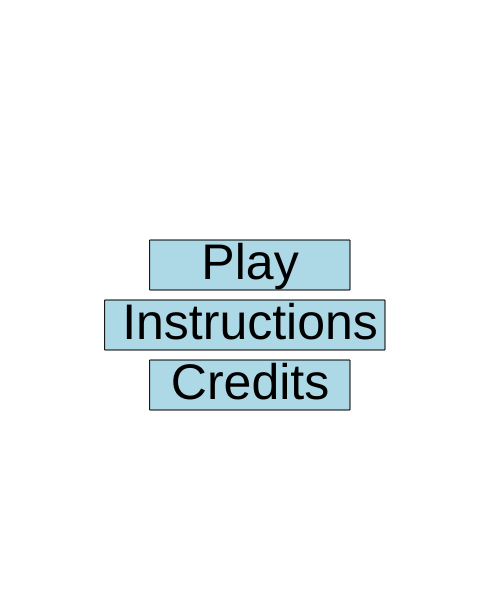
Frame 1 (no input)
Frame 60 (no input): identical to frame 1, image omitted
Frame 120 (the mouse pressed at the canvas centre since frame 60): identical to frame 1, image omitted

The p5.js sketch that drew this single still picture (run headless with seeded random() and noise() and a simulated clock; from frame 60 on, the mouse is pressed at the canvas centre):

// p5.js sketch
// ── sketch.js

let classTable = [
  { color: 'brown', x: 35, y: 200, width: 100, height: 50 },
  { color: 'brown', x: 200, y: 200, width: 100, height: 50 },
  { color: 'brown', x: 365, y: 200, width: 100, height: 50 },
  { color: 'brown', x: 35, y: 320, width: 100, height: 50 },
  { color: 'brown', x: 200, y: 320, width: 100, height: 50 },
  { color: 'brown', x: 365, y: 320, width: 100, height: 50 },
  { color: 'brown', x: 35, y: 435, width: 100, height: 50 },
  { color: 'brown', x: 200, y: 435, width: 100, height: 50 },
  { color: 'brown', x: 365, y: 435, width: 100, height: 50 },
  //{ color: 'red', x: 50, y: 500, width: 100, height: 50 },
  //{ color: 'blue', x: 200, y: 500, width: 100, height: 50 },
 // { color: 'green', x: 350, y: 500, width: 100, height: 50 },
 // { color: 'red', x: 50, y: 500, width: 100, height: 50 },
  //{ color: 'blue', x: 200, y: 500, width: 100, height: 50 },
  //{ color: 'green', x: 350, y: 500, width: 100, height: 50 }
  { color: 'brown', x: 50, y: 65, width: 100, height: 50 },


];

let classStudent = [
{ color: 'red', x: 85, y: 270, size: 30},
{ color: 'blue', x: 250, y: 270, size: 30},
{ color: 'red', x: 415, y: 270, size: 30},
{ color: 'red', x: 85, y: 390, size: 30},
{ color: 'red', x: 250, y: 390, size: 30},
{ color: 'blue', x: 415, y: 390, size: 30},
{ color: 'red', x: 85, y: 505, size: 30},
{ color: 'blue', x: 250, y: 505, size: 30},
{ color: 'red', x: 415, y: 505, size: 30},
];

let maxHelpRequests = 7;
let helpRequests =  [];
let lives = 9;
let score = 0;
let highScore = 0;
let moralScore = 5;
let jobScore = 5;


function setup() {
  createCanvas(500, 600);
  //setInterval(generateHelpRequest, 1250);  // 1250 milliseconds = 1.25 seconds

}
//make the back button work
function draw() {
  if (state == 'start') {
    drawStartScreen();
  }
  else if (state == 'instructions') {
    drawInstructionsScreen();
  }
  else if (state == 'credits') {
    drawCreditsScreen();
  } else if (state == 'game') {
  background(220);
  drawPlayer(player); 
  movePlayer();
  interactWithStudent();
for(let table of classTable){
  drawClassTable(table);
  }
  for (let student of classStudent) {
    drawClassStudent(student); 
  }
  
  for(let i = helpRequests.length - 1; i >= 0; i--){
    let request = helpRequests[i];
    drawHelpRequest(request.student);
    request.timer--;
    if(request.timer <= 0){
      if (request.student.color == 'blue') {
        jobScore--;
        if(jobScore <= 0){
          state = 'betterMoral';
        }
      }
      if (request.student.color == 'red') {
          moralScore--;
          if(moralScore <= 0){
            state = 'badmoral';
          }   
      }
    if(request.timer <= 0){
      helpRequests.splice(i, 1);
      lives--;
      if(lives <= 0){
        state = 'gameover';
      }
    }
  }
}
  drawScore();
  drawLives(); 
} else if (state == 'gameover'){
  drawGameOverScreen();
}
else if (state == 'badmoral'){
  drawBadMoralScreen();
}
else if (state == 'betterMoral'){
  drawBetterMoralScreen();
}
  //for(let student of classStudent){
    //drawClassStudent(student);
   // if (helpRequests.includes(student)){
     // drawHelpRequest(student);
   // }
  // }
 // }
}
function mousePressed() {
  handleMousePressed();
  
  if (state == 'gameover') {
    // Check if "Back to Main Menu" button is clicked
    if (mouseX > width / 2 - 100 && mouseX < width / 2 + 100 && mouseY > height / 2 + 100 && mouseY < height / 2 + 150) {
      resetGame();
    }
  } else if (state == 'badmoral') {
    // Check if "Back to Main Menu" button is clicked
    if (mouseX > width / 2 - 100 && mouseX < width / 2 + 100 && mouseY > height / 2 + 100 && mouseY < height / 2 + 150) {
      resetGame();
    }
  } else if (state == 'betterMoral') {
    // Check if "Back to Main Menu" button is clicked
    if (mouseX > width / 2 - 100 && mouseX < width / 2 + 100 && mouseY > height / 2 + 100 && mouseY < height / 2 + 150) {
      resetGame();
    }
  }
}
function generateHelpRequest(){
  if(helpRequests.length < maxHelpRequests){
    let student = random(classStudent);
    if (!helpRequests.some(request => request.student == student)){ 
      helpRequests.push({student: student, timer: 144}); //frames
    }
  }
}

function drawHelpRequest(student){
  fill('yellow');
  textSize(35);
  stroke('black');
  strokeWeight(2);
  text('!', student.x + 15, student.y - 15);
  
  strokeWeight(1);
  noStroke();
  fill(0);
}

function drawClassTable(classTable) {
  fill(classTable.color);
  rect(classTable.x, classTable.y, classTable.width, classTable.height);
}

function drawClassStudent(classStudent){
  fill(classStudent.color);
  ellipse(classStudent.x, classStudent.y, classStudent.size);

}

function drawScore() {

  fill(0);
  textSize(20);
  text(`Score: ${score}`, 400, 30);
  text(`High Score: ${highScore}`, 400, 60);
  text(`Moral Score: ${moralScore}`, 400, 90);
  text(`Job Score: ${jobScore}`, 400, 120);

}

function drawLives() {
  fill(0);
  textSize(20);
  text(`Lives: ${lives}`, 60, 30);
}

function drawGameOverScreen(){
  background('red');
  textSize(50);
  textAlign
  fill(255);
  text('GAME OVER', width / 2, height / 2 - 50);
  textSize(30);
  text(`Score: ${score}`, width / 2, height / 2);
  text(`High Score: ${highScore}`, width / 2, height / 2 + 50);

    fill('lightblue');
    rect(width / 2 - 100, height / 2 + 100, 200, 50);
    fill(0);
    textSize(20);
    text('Back to Main Menu', width / 2, height / 2 + 125);
}

function drawBadMoralScreen(){
  background('red');
  textSize(50);
  textAlign
  fill(255);
  text('GAME OVER', width / 2, height / 2 - 50);
  textSize(25);
  text('boo, you a bad teacher', width / 2, height / 2 - 125);
  textSize(30);
  text(`Score: ${score}`, width / 2, height / 2);
  text(`High Score: ${highScore}`, width / 2, height / 2 + 50);

    fill('lightblue');
    rect(width / 2 - 100, height / 2 + 100, 200, 50);
    fill(0);
    textSize(20);
    text('Back to Main Menu', width / 2, height / 2 + 125);
}

function drawBetterMoralScreen(){
  background('red');
  textSize(50);
  textAlign
  fill(255);
  text('GAME OVER', width / 2, height / 2 - 50);
  textSize(20);
  text('well.. you pissed off the rich.. you lost your job..', width / 2, height / 2 - 125);
  textSize(20);
  text(`Score: ${score}`, width / 2, height / 2);
  text(`High Score: ${highScore}`, width / 2, height / 2 + 50);

    fill('lightblue');
    rect(width / 2 - 100, height / 2 + 100, 200, 50);
    fill(0);
    textSize(20);
    text('Back to Main Menu', width / 2, height / 2 + 125);
}


function resetGame() {
  lives = 9;
  score = 0;
  helpRequests = [];
  state = 'start';
  player.x = 100;
  player.y = 25;
  moralScore = 5;
  jobScore = 5;
  
  }
// ── character.js
let player = {
  x: 100,
  y: 25,
  size: 30,
  color: 'red'
};



// Draw player (circle)
function drawPlayer(player) {
  fill(player.color);
  ellipse(player.x, player.y, player.size);
}

// Move player with WASD + Collision Detection for Tables + Keep Inside Screen
function movePlayer() {
  let newX = player.x;
  let newY = player.y;

  if (keyIsDown(87) && player.y - player.size / 2 > 0) { // W key (Up)
    newY -= 4;
  }
  if (keyIsDown(83) && player.y + player.size / 2 < height) { // S key (Down)
    newY += 4;
  }
  if (keyIsDown(65) && player.x - player.size / 2 > 0) { // A key (Left)
    newX -= 4;
  }
  if (keyIsDown(68) && player.x + player.size / 2 < width) { // D key (Right)
    newX += 4;
  }

  // Only move if no table collision
  if (!isCollidingWithTable(newX, newY, player.size)) {
    player.x = newX;
    player.y = newY;
  }
}

function interactWithStudent() { 
  if (keyIsDown(32)) { // SPACE key
    for (let i = 0; i < helpRequests.length; i++) {
      let request = helpRequests[i];
      let student = request.student;
      let distance = dist(player.x, player.y, student.x, student.y);
      if (distance < player.size) {
        helpRequests.splice(i, 1);
        score++;
        if(student.color == 'red'){
          moralScore++;
        }
        if(student.color == 'blue'){
          jobScore++;
        }
        if (score > highScore) {
          highScore = score;
        }
        break;
      }
    }
  }
}
/*
noter for interactWithStudent
- Check if the E key is pressed
- Loop through all helpRequests
- Calculate the distance between the player and the student
- If the distance is less than the player's size, remove the student from helpRequests
- Break the loop to avoid removing multiple students

*/

// Collision detection function for tables
function isCollidingWithTable(newX, newY, size) {
  for (let table of classTable) {
    let halfSize = size / 2; // Player is a circle, so check from center

    let tableLeft = table.x;
    let tableRight = table.x + table.width;
    let tableTop = table.y;
    let tableBottom = table.y + table.height;

    let playerLeft = newX - halfSize;
    let playerRight = newX + halfSize;
    let playerTop = newY - halfSize;
    let playerBottom = newY + halfSize;

    // Check if player's edges overlap with table's edges
    if (
      playerRight > tableLeft &&
      playerLeft < tableRight &&
      playerBottom > tableTop &&
      playerTop < tableBottom
    ) {
      return true; // Collision 
    }
  }
  return false; // ingen collision
}
// ── menuScreen.js
let state = 'start';

function drawStartScreen() {
  background('white');
  textSize(50);
  textAlign(CENTER, CENTER);

  // Draw Play button
  fill('lightblue');
  rect(width / 2 - 100, height / 2 - 60, 200, 50);
  fill(0);
  text('Play', width / 2, height / 2 - 35);

  // Draw Instructions button
  fill('lightblue');
  rect(width / 2 - 145, height / 2, 280, 50);
  fill(0);
  text('Instructions', width / 2, height / 2 + 25);

  // Draw Credits button
  fill('lightblue');
  rect(width / 2 - 100, height / 2 + 60, 200, 50);
  fill(0);
  text('Credits', width / 2, height / 2 + 85);
}

//draw instructions menu screen, when clicked it will show the instructions

function drawInstructionsScreen() {
  background('white');
  textSize(50);
  textAlign(CENTER, CENTER);

  // Draw Back button
  fill('lightblue');
  rect(width / 2 - 100, height / 2 + 60, 200, 50);
  fill(0);
  text('Back', width / 2, height / 2 + 85);

  //Instructions
  fill(0);
  textSize(20);
  text('Story of the game:', width / 2, height / 2 - 225);
  text('You are taking the role as a substitute teacher and', width / 2, height / 2 - 200);
  text('you have no clue of how to help the students.', width / 2, height / 2 - 180);
  text('Students with ! above their head needs help', width / 2, height / 2 - 160);
  text('Blue students are the ones that has influential parents,', width / 2, height / 2 - 140);
  text('meaning you are more likely to keep your job', width / 2, height / 2 - 120);
  text('Red students are the ones that', width / 2, height / 2 - 100);
  text('has parents that are less influential. GOOD LUCK', width / 2, height / 2 - 80);
  text('HOW TO PLAY:', width / 2, height / 2 - 50);
  text('Use WASD to move the player', width / 2, height / 2 - 25);
  text('Press SPACE to interact with students', width / 2, height / 2);
  text('Press ESC to go back to main menu', width / 2, height / 2 + 25);

}

function drawCreditsScreen() {
  background('white');
  textSize(50);
  textAlign(CENTER, CENTER);

  // Draw Back button
  fill('lightblue');
  rect(width / 2 - 100, height / 2 + 60, 200, 50);
  fill(0);
  text('Back', width / 2, height / 2 + 85);

  //Credits
  fill(0);
  textSize(20);
  text('Credits: Saleh', width / 2, height / 2 - 225);
  text('With help by Christian and Sara', width / 2, height / 2 - 200);
  text('And Co-pilot as a "sparringspartner"', width / 2, height / 2 - 180);
  text('Thank you for playing', width / 2, height / 2 - 160);
  
}


function handleMousePressed() {
    if (state == 'start') {
      // Check if Play button is clicked
      if (mouseX > width / 2 - 100 && mouseX < width / 2 + 100) {
        if (mouseY > height / 2 - 60 && mouseY < height / 2 - 10) {
          state = 'game';
          setInterval(generateHelpRequest, 1250);  // 1250 milliseconds = 1.25 seconds

        } else if (mouseY > height / 2 && mouseY < height / 2 + 50) {
          state = 'instructions';
        } else if (mouseY > height / 2 + 60 && mouseY < height / 2 + 110) {
          state = 'credits';
        } else if (state == 'instructions') {
         if(mouseX > width / 2 - 100 && mouseX < width / 2 + 100 && mouseY > height / 2 + 60 && mouseY < height / 2 + 110){
           state = 'start';
         }  
        }
      }
    }else if (state == 'instructions') {
         if(mouseX > width / 2 - 100 && mouseX < width / 2 + 100 && mouseY > height / 2 + 60 && mouseY < height / 2 + 110){
           state = 'start';
         }
         
    }else if (state == 'credits') {
      if(mouseX > width / 2 - 100 && mouseX < width / 2 + 100 && mouseY > height / 2 + 60 && mouseY < height / 2 + 110){
        state = 'start';
    }
  }
}

function keyPressed() {
  if (keyCode == ESCAPE) {
    resetGame();
  }
}
